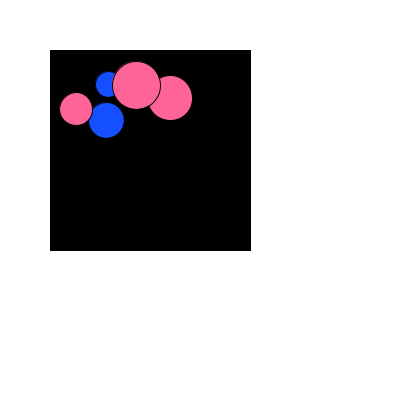
Frame 1 (no input)
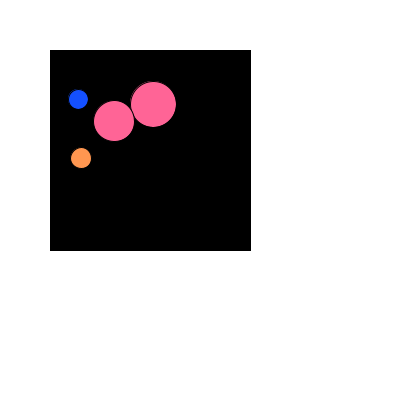
Frame 2 (the mouse pressed at the canvas centre, redrawn once)

The Processing sketch that drew these frames (run headless with seeded random() and noise(); the mouse was pressed at the canvas centre and the sketch redrawn once):

// Processing sketch: w6_tuesday_quiz
// ── w6_tuesday_quiz.pde
color blue = color(20, 80, 255);
color pink = color(255, 100, 150);
color orange = color(255, 150, 80);
color white = color(255);

color[] colors = {blue, pink, orange};

float sum;
boolean check;

class Ball {
  float position_x, position_y;
  int size;
  int shade;
  int twinkling;

  Ball(float tempx, float tempy, int tempSize, int tempColor) {
    position_x = tempx;
    position_y = tempy;
    size = tempSize;
    shade = tempColor;
    twinkling = 0;
  }

  void draw() {
    if (twinkling == 1) {
      fill(0);
      ellipse(position_x, position_y, size, size);
    }
    else {
      shade = int(random(colors.length));
      fill(colors[shade]);
      ellipse(position_x, position_y, size, size);
    }
  }

  float getArea() {
    float area = 22/7 * (size/2) * (size/2);
    return area;
  }
}

class Box {
  float position_x, position_y;
  int size;
  int shade;
  int twinkling;
  Ball[] ballss = new Ball[5];

  Box(float tempx, float tempy, int tempSize, int tempColor) {
    position_x = tempx;
    position_y = tempy;
    size = tempSize;
    shade = tempColor;
    twinkling = 1;
  }

  void draw() {
    if (twinkling == 1) {
      fill(0);
      rect(position_x, position_y, size, size);
    }
    else {
      shade = int(random(colors.length));
      fill(colors[shade]);
      rect(position_x, position_y, size, size);
    }
    
    for(int i=0; i < ballss.length; i++){
      ballss[i] = new Ball(int(random(position_x + 25,size-25)), int(random(position_y + 25, size-25)), int(random(20,50)), twinkling);
    }
    
    for(int i=0; i < ballss.length; i++){
      ballss[i].draw();
    }
  }

  float getArea() {
    float area = 22/7 * (size/2) * (size/2);
    return area;
  }
}

Ball[] balls = new Ball[int(random(3,8))];
Ball[] ballss = new Ball[3];
Box[] boxes = new Box[1];

void setup() {
  size(400, 400);
  
  for (int j = 0; j < boxes.length; j++) {
    int tempColor = int(random(colors.length));
    boxes[j] = new Box(50, 50, 200, tempColor);
  }
  
  for (Box box : boxes) {
    sum += box.getArea();
  }

  println("Sum of all area is : ", sum);
}

void draw() {
  delay(200);
  background(white);
  for (Box box : boxes){
    box.draw();
  }
  noLoop();
}

void mouseClicked() {
  Ball[] lsball1;
  Ball[] lsball2;
  Box[] lsbox1;
  Box[] lsbox2;
  check = true;
  
  for (int i = balls.length-1; i>=0; i--) {
    float distance_ball = dist(mouseX, mouseY, balls[i].position_x, balls[i].position_y);
    if (distance_ball < (balls[i].size)/2 && balls[i].twinkling == 0) {
      sum -= balls[i].getArea();
      println("Sum of all area is : ", sum);
      lsball1 = (Ball[])subset(balls,0,i);
      lsball2 = (Ball[])subset(balls,i+1);
      balls =  (Ball[])concat(lsball1,lsball2);
      check = false;
      break;
    }
  }
    
  if (check == true)  {
    for (int j = boxes.length-1; j>=0; j--) {
      if (mouseX > boxes[j].position_x &&  mouseX < boxes[j].position_x + (boxes[j].size)*3 && mouseY > boxes[j].position_y &&  mouseY < boxes[j].position_y + (boxes[j].size)*3 && boxes[j].twinkling == 0) {
        sum -= boxes[j].getArea();
        println("Sum of all area is : ", sum);
        lsbox1 = (Box[])subset(boxes,0,j);
        lsbox2 = (Box[])subset(boxes,j+1);
        boxes =  (Box[])concat(lsbox1,lsbox2);
        check = false;
        break;
      }
    }
  }
}
